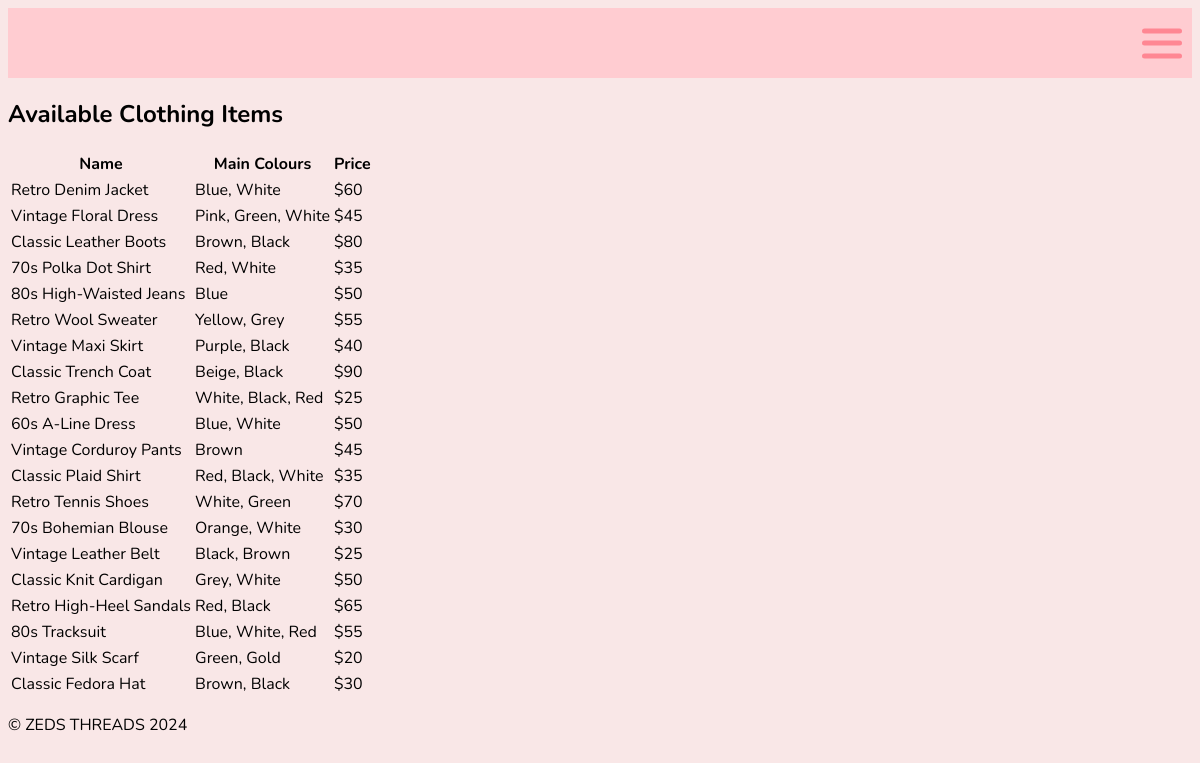
The page /shopnow on the database as committed earlier.
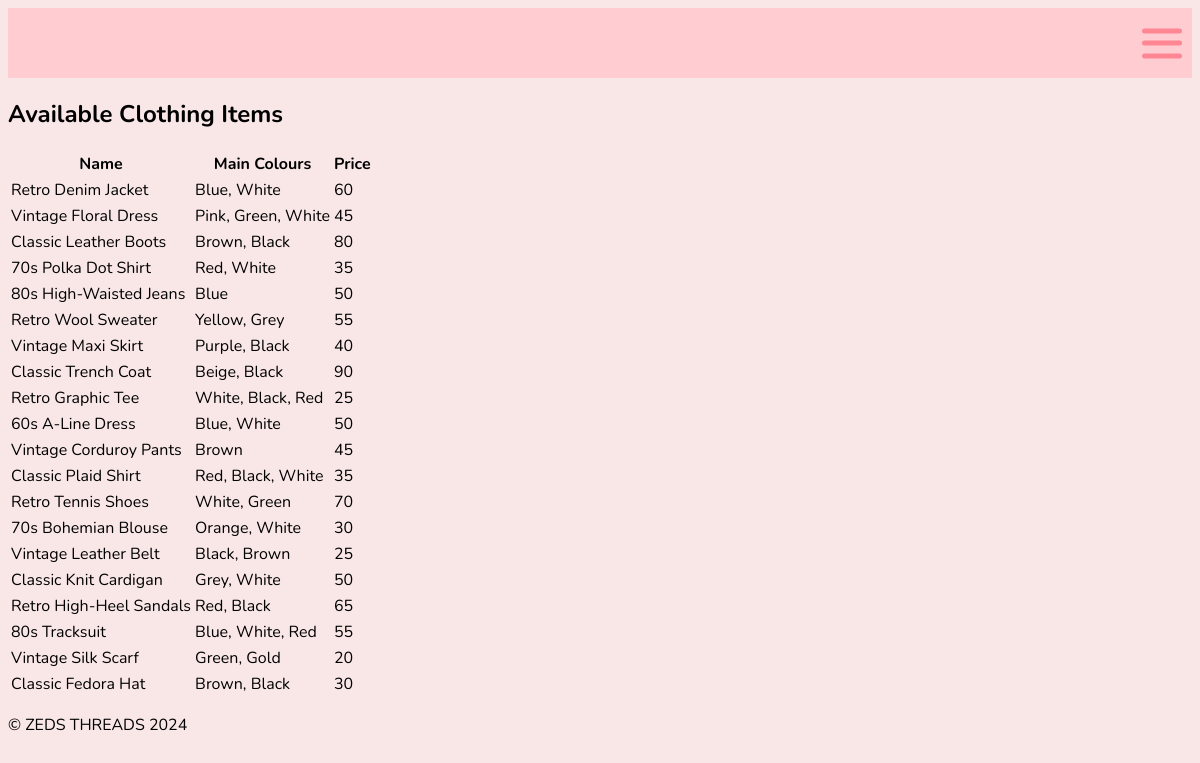
The same page on the database as committed later.
### tables this page shows
CREATE TABLE clothing_data (id INTEGER PRIMARY KEY, name TEXT (0, 100), main_colours TEXT (1, 100), price NUMERIC (1, 5), cat_id NUMERIC REFERENCES clothing_catergory (catergoryid));

### main.py (the view)
@app.route('/shopnow')
def render_database():
    con = create_connection(DATABASE)
    if con:
        query = "SELECT name, main_colours, price FROM clothing_data"
        cur = con.cursor()
        cur.execute(query)
        clothing_list = cur.fetchall()
        con.close()
        return render_template('shopnow.html', clothing=clothing_list)
    else:
        return "Error"

### main.py (called while the page is built)
def create_connection(db_file):
    try:
        connection = sqlite3.connect(db_file)
        return connection
    except Error as e:
        print(e)
    return None

### templates/shopnow.html (shortened to what this page needs)
{% extends "base.html" %}
{% block main %}
<h2>Available Clothing Items</h2>
<table>
    <tr>
        <th>Name</th>
        <th>Main Colours</th>
        <th>Price</th>
    </tr>
    {% for item in clothing %}
    <tr>
        <td>{{ item[0] }}</td>
        <td>{{ item[1] }}</td>
        <td>{{ item[2] }}</td>
    </tr>
    {% endfor %}
</table>
{% endblock %}

### templates/base.html (shortened to what this page needs)
<!doctype html>
<html lang="en">
<head>
  <link href="/static/styles.css" rel="stylesheet" type="text/css">
</head>
<body>
  <nav>
    <div class="ham-menu">
      <span></span>
      <span></span>
      <span></span>
    </div>
  </nav>
  <main>
    {% block main %}
    {% endblock %}
  </main>
  <footer>
    <div class="footer">
      <p>© ZEDS THREADS 2024</p>
    </div>
  </footer>
</body>
</html>

### static/styles.css (style rules this page uses)
body { background-color: #f9e7e7; font-family: 'Nunito', sans-serif; }
nav { padding: 10px; display: flex; background-color: rgb(255, 204, 209); }
.ham-menu { height: 50px; width: 40px; margin-left: auto; position: relative; z-index: 200; }
.ham-menu span { height: 5px; width: 100%; background-color: #ff8793; border-radius: 25px; position: absolute; left: 50%; top: 50%; transform: translate(-50%, -50%); transition: .3s ease; }
.ham-menu span:nth-child(1) { top: 25%; }
.ham-menu span:nth-child(2) { top: 50%; }
.ham-menu span:nth-child(3) { top: 75%; }

Rows that differ between the two databases and show on the page:
changed clothing_data "Retro Denim Jacket": price "$60" → "60"
changed clothing_data "Vintage Floral Dress": price "$45" → "45"
changed clothing_data "Classic Leather Boots": price "$80" → "80"
changed clothing_data "70s Polka Dot Shirt": price "$35" → "35"
changed clothing_data "80s High-Waisted Jeans": price "$50" → "50"
changed clothing_data "Retro Wool Sweater": price "$55" → "55"
changed clothing_data "Vintage Maxi Skirt": price "$40" → "40"
changed clothing_data "Classic Trench Coat": price "$90" → "90"
changed clothing_data "Retro Graphic Tee": price "$25" → "25"
changed clothing_data "60s A-Line Dress": price "$50" → "50"
changed clothing_data "Vintage Corduroy Pants": price "$45" → "45"
changed clothing_data "Classic Plaid Shirt": price "$35" → "35"
changed clothing_data "Retro Tennis Shoes": price "$70" → "70"
changed clothing_data "70s Bohemian Blouse": price "$30" → "30"
changed clothing_data "Vintage Leather Belt": price "$25" → "25"
changed clothing_data "Classic Knit Cardigan": price "$50" → "50"
changed clothing_data "Retro High-Heel Sandals": price "$65" → "65"
changed clothing_data "80s Tracksuit": price "$55" → "55"
changed clothing_data "Vintage Silk Scarf": price "$20" → "20"
changed clothing_data "Classic Fedora Hat": price "$30" → "30"
